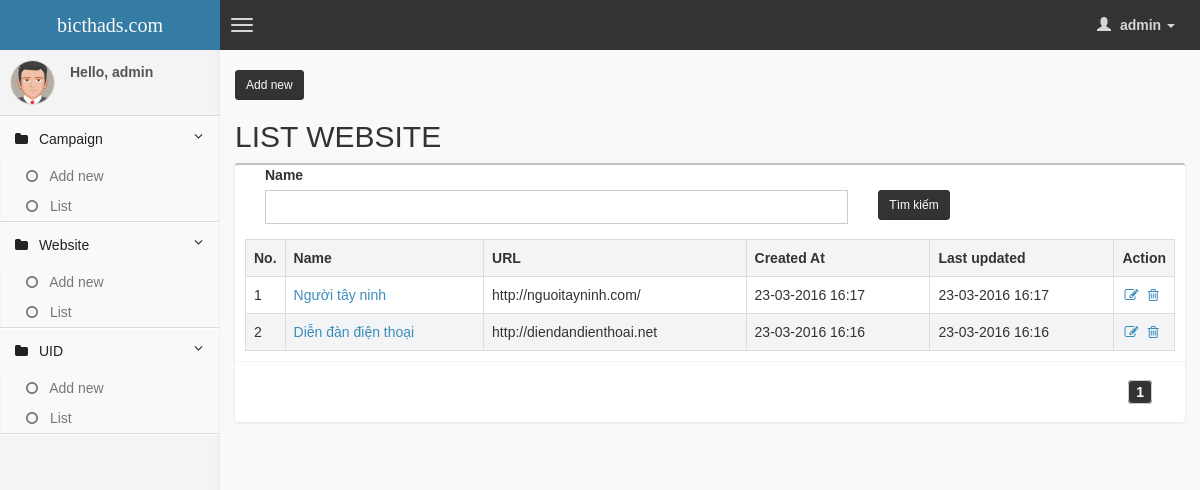
The app's page /backend/index.php?mod=website&act=list (signed in) with its own data.
### tables this page shows
CREATE TABLE IF NOT EXISTS `website` (
  `id` int(11) NOT NULL AUTO_INCREMENT,
  `name` varchar(255) NOT NULL,
  `website_url` varchar(500) NOT NULL,
  `status` tinyint(1) NOT NULL,
  `created_at` int(11) NOT NULL,
  `updated_at` int(11) NOT NULL,
  `display_order` int(11) NOT NULL,
  PRIMARY KEY (`id`)
);

### backend/view/website/list.php (the view, shortened to what this page needs)
<?php
require_once "model/Backend.php";
$model = new Backend;
$link = "index.php?mod=website&act=list";
if (isset($_GET['name']) && $_GET['name'] != '') {
    $arrCustom['name'] = $_GET['name'];
    $link.="&name=$name";
} else {
    $arrCustom['name'] = '';
}
$table = "website";
$listTotal = $model->getList($table, -1, -1, $arrCustom);
$total_record = $listTotal['total'];
$total_page = ceil($total_record / LIMIT);
$page = isset($_GET['page']) ? (int) $_GET['page'] : 1;
$offset = LIMIT * ($page - 1);
$list = $model->getList($table, $offset, LIMIT, $arrCustom);
?>
<div class="row">
    <div class="col-md-12">
    <button class="btn btn-primary btn-sm right" onclick="location.href='index.php?mod=website&act=form'">Add new</button>
         <div class="box-header">
                <h2 class="box-title" style="text-tranform:uppercase !important;color: #333333">LIST WEBSITE</h2>
            </div>
        <div class="box">
            <div class="col-md-12" style="text-align:left">
                <form method="get" id="form_search" name="form_search">
                    <div class="col-md-8">
                         <div class="form-group">
                            <label for="name">Name</label>
                            <input type="text" name='name' id='name' value="<?php echo $arrCustom['name']; ?>" class="form-control" />
                        </div>
                    </div>
                    <div class="col-md-4">
                         <div class="form-group">
                            <label for="name">&nbsp;</label><br>
                            <button class="btn btn-primary btn-sm right" type="submit">Tìm kiếm</button>
                        </div>
                    </div>
                </form>
            </div>
            <div class="box-body">
                <table class="table table-bordered table-striped">
                    <tbody><tr>
                        <th width="1%">No.</th>
                        <th>Name</th>
                        <th>URL</th>
                        <th>Created At</th>
                        <th>Last updated</th>
                        <th style="width: 40px">Action</th>
                    </tr>
                    <?php
                    $i = ($page-1) * LIMIT;
                    if(!empty($list['data'])){
                    foreach ($list['data'] as $key => $row) {
                    $i++;
                    ?>
                    <tr>
                        <td><?php echo $i; ?></td>
                        <td>
                            <a href="index.php?mod=website&act=form&id=<?php echo $row['id']; ?>">
                                <?php echo $row['name']; ?>
                            </a>
                        </td>
                        <td><?php echo $row['website_url']; ?></td>
                        <td><?php echo date('d-m-Y H:i',$row['created_at']); ?></td>
                        <td><?php echo date('d-m-Y H:i',$row['updated_at']); ?></td>
                        <td style="white-space:nowrap">
                            <a href="index.php?mod=website&act=form&id=<?php echo $row['id']; ?>">
                                <i class="fa fa-fw fa-edit"></i>
                            </a>
                            <a href="javascript:;" alias="<?php echo $row['name']; ?>" id="<?php echo $row['id']; ?>" mod="website" class="link_delete" >
                                <i class="fa fa-fw fa-trash-o"></i>
                            </a>
                        </td>
                    </tr>
                    <?php } }  ?>
                </tbody></table>
            </div>
            <div class="box-footer clearfix">
                <?php echo $model->phantrang($page, PAGE_SHOW, $total_page, $link); ?>
            </div>
        </div>
    </div>
</div>

### records on screen
website: name "Người tây ninh", website_url "http://nguoitayninh.com/", created_at "23-03-2016 16:17", updated_at "23-03-2016 16:17"
website: name "Diễn đàn điện thoại", website_url "http://diendandienthoai.net", created_at "23-03-2016 16:16", updated_at "23-03-2016 16:16"

### other values on screen
$_SESSION['email'] "admin"
